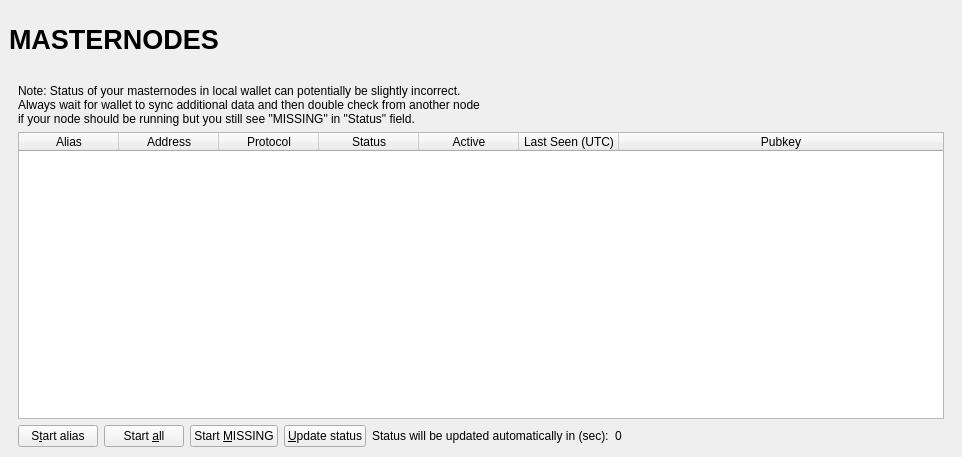
<?xml version="1.0" encoding="UTF-8"?>
<ui version="4.0">
 <class>MasternodeList</class>
 <widget class="QWidget" name="MasternodeList">
  <property name="geometry">
   <rect>
    <x>0</x>
    <y>0</y>
    <width>962</width>
    <height>457</height>
   </rect>
  </property>
  <property name="windowTitle">
   <string>Form</string>
  </property>
  <layout class="QVBoxLayout" name="topLayout" stretch="0">
   <property name="leftMargin">
    <number>9</number>
   </property>
   <property name="topMargin">
    <number>9</number>
   </property>
   <property name="rightMargin">
    <number>9</number>
   </property>
   <property name="bottomMargin">
    <number>9</number>
   </property>
   <item>
    <layout class="QVBoxLayout" name="verticalLayout_Master" stretch="0,1">
     <property name="spacing">
      <number>0</number>
     </property>
     <item>
      <widget class="QFrame" name="frame_Header">
       <layout class="QVBoxLayout" name="verticalLayout_4">
        <property name="leftMargin">
         <number>0</number>
        </property>
        <property name="topMargin">
         <number>0</number>
        </property>
        <property name="rightMargin">
         <number>0</number>
        </property>
        <property name="bottomMargin">
         <number>0</number>
        </property>
        <item>
         <layout class="QHBoxLayout" name="horizontalLayout_Header" stretch="1,0,1">
          <item>
           <widget class="QLabel" name="labelOverviewHeaderLeft">
            <property name="minimumSize">
             <size>
              <width>464</width>
              <height>60</height>
             </size>
            </property>
            <property name="maximumSize">
             <size>
              <width>16777215</width>
              <height>60</height>
             </size>
            </property>
            <property name="font">
             <font>
              <pointsize>20</pointsize>
              <weight>75</weight>
              <bold>true</bold>
             </font>
            </property>
            <property name="text">
             <string>MASTERNODES</string>
            </property>
           </widget>
          </item>
          <item>
           <spacer name="horizontalSpacer">
            <property name="orientation">
             <enum>Qt::Horizontal</enum>
            </property>
            <property name="sizeHint" stdset="0">
             <size>
              <width>40</width>
              <height>20</height>
             </size>
            </property>
           </spacer>
          </item>
          <item>
           <widget class="QLabel" name="labelOverviewHeaderRight">
            <property name="minimumSize">
             <size>
              <width>464</width>
              <height>60</height>
             </size>
            </property>
            <property name="maximumSize">
             <size>
              <width>16777215</width>
              <height>60</height>
             </size>
            </property>
            <property name="font">
             <font>
              <pointsize>14</pointsize>
             </font>
            </property>
            <property name="text">
             <string/>
            </property>
            <property name="alignment">
             <set>Qt::AlignRight|Qt::AlignTrailing|Qt::AlignVCenter</set>
            </property>
           </widget>
          </item>
         </layout>
        </item>
       </layout>
      </widget>
     </item>
     <item>
      <widget class="QFrame" name="frame_BG">
       <layout class="QVBoxLayout" name="verticalLayout_3">
        <property name="leftMargin">
         <number>0</number>
        </property>
        <property name="topMargin">
         <number>6</number>
        </property>
        <property name="rightMargin">
         <number>0</number>
        </property>
        <property name="bottomMargin">
         <number>0</number>
        </property>
        <item>
         <widget class="QFrame" name="frame_Content">
          <layout class="QVBoxLayout" name="verticalLayout">
           <property name="spacing">
            <number>0</number>
           </property>
           <property name="leftMargin">
            <number>0</number>
           </property>
           <property name="topMargin">
            <number>0</number>
           </property>
           <property name="rightMargin">
            <number>0</number>
           </property>
           <property name="bottomMargin">
            <number>0</number>
           </property>
           <item>
            <layout class="QGridLayout" name="gridLayout_2">
             <property name="spacing">
              <number>2</number>
             </property>
             <item row="0" column="0">
              <widget class="QFrame" name="frameList">
               <layout class="QVBoxLayout" name="verticalLayout_2">
                <property name="bottomMargin">
                 <number>1</number>
                </property>
                <item>
                 <layout class="QHBoxLayout" name="horizontalLayout_note">
                  <property name="bottomMargin">
                   <number>0</number>
                  </property>
                  <item>
                   <widget class="QLabel" name="updateNote">
                    <property name="text">
                     <string>Note: Status of your masternodes in local wallet can potentially be slightly incorrect.&lt;br /&gt;Always wait for wallet to sync additional data and then double check from another node&lt;br /&gt;if your node should be running but you still see &quot;MISSING&quot; in &quot;Status&quot; field.</string>
                    </property>
                   </widget>
                  </item>
                 </layout>
                </item>
                <item>
                 <widget class="QTableWidget" name="tableWidgetMyMasternodes">
                  <property name="minimumSize">
                   <size>
                    <width>695</width>
                    <height>0</height>
                   </size>
                  </property>
                  <property name="palette">
                   <palette>
                    <active>
                     <colorrole role="Text">
                      <brush brushstyle="SolidPattern">
                       <color alpha="255">
                        <red>51</red>
                        <green>51</green>
                        <blue>51</blue>
                       </color>
                      </brush>
                     </colorrole>
                    </active>
                    <inactive>
                     <colorrole role="Text">
                      <brush brushstyle="SolidPattern">
                       <color alpha="255">
                        <red>51</red>
                        <green>51</green>
                        <blue>51</blue>
                       </color>
                      </brush>
                     </colorrole>
                    </inactive>
                    <disabled>
                     <colorrole role="Text">
                      <brush brushstyle="SolidPattern">
                       <color alpha="255">
                        <red>85</red>
                        <green>85</green>
                        <blue>85</blue>
                       </color>
                      </brush>
                     </colorrole>
                    </disabled>
                   </palette>
                  </property>
                  <property name="editTriggers">
                   <set>QAbstractItemView::NoEditTriggers</set>
                  </property>
                  <property name="alternatingRowColors">
                   <bool>true</bool>
                  </property>
                  <property name="selectionMode">
                   <enum>QAbstractItemView::SingleSelection</enum>
                  </property>
                  <property name="selectionBehavior">
                   <enum>QAbstractItemView::SelectRows</enum>
                  </property>
                  <property name="sortingEnabled">
                   <bool>true</bool>
                  </property>
                  <attribute name="horizontalHeaderStretchLastSection">
                   <bool>true</bool>
                  </attribute>
                  <column>
                   <property name="text">
                    <string>Alias</string>
                   </property>
                  </column>
                  <column>
                   <property name="text">
                    <string>Address</string>
                   </property>
                  </column>
                  <column>
                   <property name="text">
                    <string>Protocol</string>
                   </property>
                  </column>
                  <column>
                   <property name="text">
                    <string>Status</string>
                   </property>
                  </column>
                  <column>
                   <property name="text">
                    <string>Active</string>
                   </property>
                  </column>
                  <column>
                   <property name="text">
                    <string>Last Seen (UTC)</string>
                   </property>
                  </column>
                  <column>
                   <property name="text">
                    <string>Pubkey</string>
                   </property>
                  </column>
                 </widget>
                </item>
                <item>
                 <layout class="QHBoxLayout" name="horizontalLayout_5">
                  <property name="bottomMargin">
                   <number>0</number>
                  </property>
                  <item>
                   <widget class="QPushButton" name="startButton">
                    <property name="text">
                     <string>S&amp;tart alias</string>
                    </property>
                   </widget>
                  </item>
                  <item>
                   <widget class="QPushButton" name="startAllButton">
                    <property name="text">
                     <string>Start &amp;all</string>
                    </property>
                   </widget>
                  </item>
                  <item>
                   <widget class="QPushButton" name="startMissingButton">
                    <property name="text">
                     <string>Start &amp;MISSING</string>
                    </property>
                   </widget>
                  </item>
                  <item>
                   <widget class="QPushButton" name="UpdateButton">
                    <property name="text">
                     <string>&amp;Update status</string>
                    </property>
                   </widget>
                  </item>
                  <item>
                   <widget class="QLabel" name="autoupdate_label">
                    <property name="text">
                     <string>Status will be updated automatically in (sec):</string>
                    </property>
                   </widget>
                  </item>
                  <item>
                   <widget class="QLabel" name="secondsLabel">
                    <property name="text">
                     <string>0</string>
                    </property>
                   </widget>
                  </item>
                  <item>
                   <spacer name="horizontalSpacer_5">
                    <property name="orientation">
                     <enum>Qt::Horizontal</enum>
                    </property>
                    <property name="sizeHint" stdset="0">
                     <size>
                      <width>40</width>
                      <height>20</height>
                     </size>
                    </property>
                   </spacer>
                  </item>
                 </layout>
                </item>
               </layout>
              </widget>
             </item>
            </layout>
           </item>
          </layout>
         </widget>
        </item>
       </layout>
      </widget>
     </item>
    </layout>
   </item>
  </layout>
 </widget>
 <resources/>
 <connections/>
</ui>
